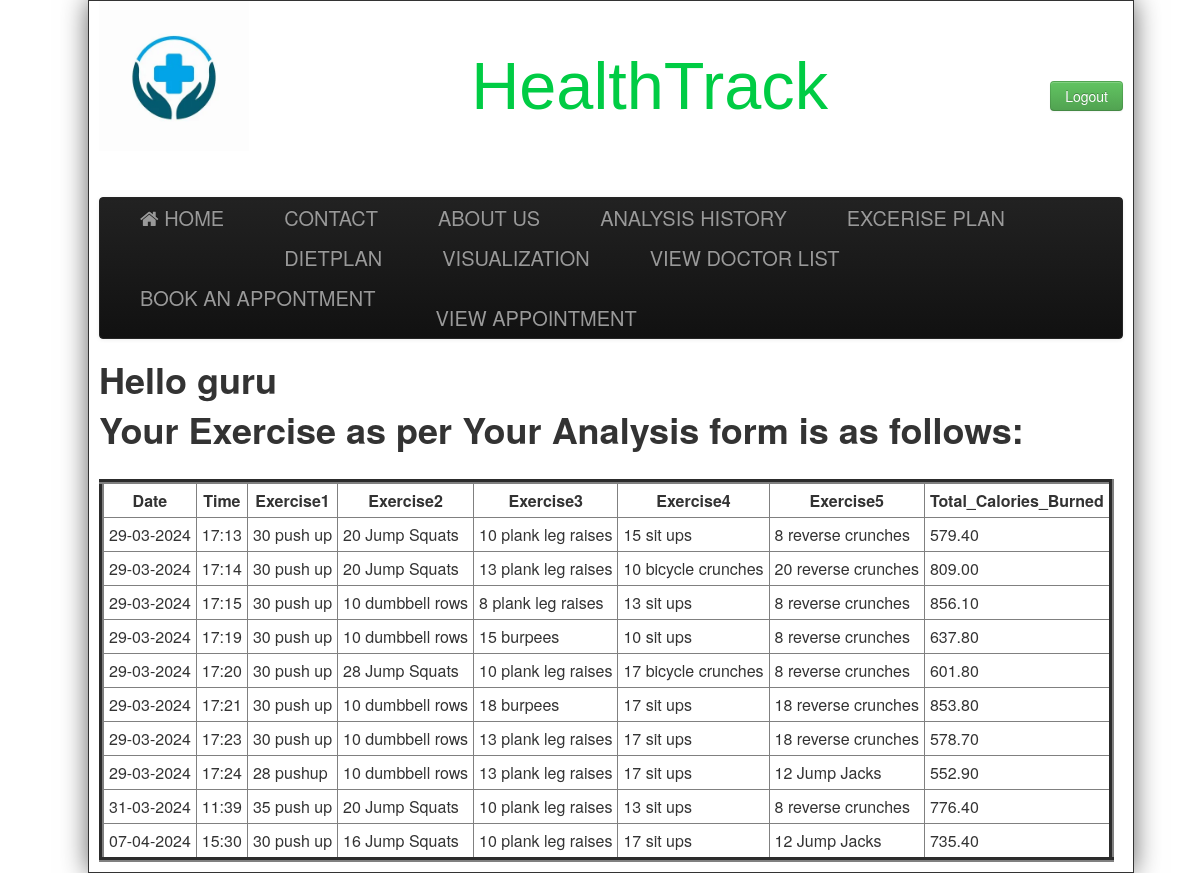
Screenshot of /excerise.php (signed in) with the database file from the repository.
### tables this page shows
CREATE TABLE `exercise` (
  `e1` varchar(255) NOT NULL,
  `e2` varchar(255) NOT NULL,
  `e3` varchar(255) NOT NULL,
  `e4` varchar(255) NOT NULL,
  `e5` varchar(255) NOT NULL,
  `e6` varchar(255) NOT NULL,
  `e7` varchar(255) NOT NULL,
  `e8` varchar(255) NOT NULL,
  `e9` varchar(255) NOT NULL,
  `e10` varchar(255) NOT NULL,
  `e11` varchar(255) NOT NULL,
  `total` double(6,2) NOT NULL,
  `username` varchar(255) NOT NULL,
  `date` varchar(255) NOT NULL,
  `time` varchar(255) NOT NULL
);

### excerise.php (the view, shortened to what this page needs)
<html>
<head>
	<link href="css/bootstrap.min.css" rel="stylesheet" ></link>
	<link href="css/bootstrap.css" rel="stylesheet" ></link>
	<link href="css/Default.css" rel="stylesheet" >	</link>
	<link rel="stylesheet" type="text/css" href="https://stackpath.bootstrapcdn.com/font-awesome/4.7.0/css/font-awesome.min.css"></link>
	<link href="https://stackpath.bootstrapcdn.com/font-awesome/4.7.0/css/font-awesome.min.css" rel="stylesheet"></link>
</head>
<body>
<div class="wrap">
		<div class="header">
			<div style="float:left;width:150px;">
				<img src="images/logo2.jpg"/>
			</div>
			<div>
				<div style="float:right; font-size:20px;margin-top:20px;">
				<?php
			 if(isset($_SESSION['name']))
			 {
			 echo "<b>Welcome,</b>".$_SESSION['name']."&nbsp;&nbsp;&nbsp;<a href=\"logout.php\" class=\"btn btn-info\">Logout</a>";
			 }
			 else
			 {
			 ?><br><br><br>
			     <a href="index2.php?logout='1'" class="btn btn-success" >Logout</a>
			<?php } ?>
			</div>
			<div id="heading">
				<a href="#" id="title">HealthTrack</a>
			</div>
			</div>
		</div><br><br>
		<div class="navbar navbar-inverse">
			<div class="navbar-inner">
				<div class="container" >
				<a class="brand" href="index.php" ><i class="fa fa-home" aria-hidden="true"></i>&nbsp;HOME</a>
				<a class="brand" href="contact2.php">CONTACT</a>
				<a class="brand" href="about2.php">ABOUT US </a>
				<a class="brand" href="display.php" >ANALYSIS HISTORY</a>
				<a class="brand" href="excerise.php">EXCERISE PLAN</a>
				<a class="brand" href="diet.php">DIETPLAN</a>
				<a class="brand" href="visualization.php">VISUALIZATION</a>
				<a class="brand" href="viewdoc2.php">VIEW DOCTOR LIST </a>
				<a class="brand" href="booking.php">BOOK AN APPONTMENT </a>
				<a class="brand" href="booking.php"> </a>
				<a class="brand" href="booking.php"> </a>
				<a class="brand" href="booking.php"> </a>
				<a class="brand" href="booking.php"> </a>
				<a class="brand" href="booking.php"> </a>
				<a class="brand" href="booking.php"> </a>
				<a class="brand" href="booking.php"> </a>
				<a class="brand" href="booking.php"> </a>
				<a class="brand" href="viewbooking.php">VIEW APPOINTMENT </a>
				</div>
			</div>
		</div>
<?php  if (isset($_SESSION['username'])) : ?>
			<h1><p>Hello <strong><?php echo $_SESSION['username']; ?></strong></p> </h1>
		<?php endif ?>
		<?php
include("connection.php");
$name = $_SESSION['username'];
$query = "SELECT * FROM exercise WHERE username='$name'";
$data = mysqli_query($conn, $query);
$total = mysqli_num_rows($data);
if($total != 0) {
    ?>
    <h1> Your Exercise as per Your Analysis form is as follows:</h1> <br>
    <table border='5' cellpadding='5' cellspacing="5" >
        <tr>
            <th>Date</th>
            <th>Time</th>
            <th>Exercise1</th>
            <th>Exercise2</th>
            <th>Exercise3</th>
            <th>Exercise4</th>
            <th>Exercise5</th>
            <th>Total_Calories_Burned</th>
        </tr>
        <?php
        while($result = mysqli_fetch_assoc($data)) {
            echo "<tr>";
            echo "<td>".$result['date']."</td>";
            echo "<td>".$result['time']."</td>";
            echo "<td>".$result['e1']."</td>";
            echo "<td>".$result['e2']."</td>";
            echo "<td>".$result['e3']."</td>";
            echo "<td>".$result['e4']."</td>";
            echo "<td>".$result['e5']."</td>";
            echo "<td>".$result['total']."</td>";
            echo "</tr>";
        }
        ?>
    </table>
<?php
} else {
    echo "No Record found";
    echo "<br>";
    echo "Please fill the Analysis Form";
    echo "<center><h1><a href='Analysis.php?logout='1'' class='btn btn-success' > Analysis Form</a> <br> </center>";
}
?>
</div>
</body>
</html>

### css/Default.css (style rules this page uses)
body { width:100%; background-image:url(C:\xampp\htdocs\RNGClinic\images\back.jpg); }
.header { height: 156px; padding: 0; font-size: 14px; width:100%; }
.wrap { position:absolute; width:1024px; background-color:#FFFFFF; padding:0 10px; border:solid 1px; -o-box-shadow: 10px 10px 5px #888; -moz-box-shadow: 10px 10px 5px #888; -webkit-box-shadow: 10px 10px 5px #888; box-shadow: 0px 0px 25px #666; }
#heading { text-align:center; font-size:50pt; font-family:verdana,helvetica,arial,sans-serif; color:#993366; padding-top:35pt; line-height:normal; }
.navbar .brand { padding:10px 40px 10px; }

### excerise.php (style rules this page uses)
#title { color: #00cc44; }

### rows the page displays
exercise: date "29-03-2024", time "17:13", e1 "30 push up", e2 "20 Jump Squats", e3 "10 plank leg raises", e4 "15 sit ups", e5 "8 reverse crunches", total "579.40"
exercise: date "29-03-2024", time "17:14", e1 "30 push up", e2 "20 Jump Squats", e3 "13 plank leg raises", e4 "10 bicycle crunches", e5 "20 reverse crunches", total "809.00"
exercise: date "29-03-2024", time "17:15", e1 "30 push up", e2 "10 dumbbell rows", e3 "8 plank leg raises", e4 "13 sit ups", e5 "8 reverse crunches", total "856.10"
exercise: date "29-03-2024", time "17:19", e1 "30 push up", e2 "10 dumbbell rows", e3 "15 burpees", e4 "10 sit ups", e5 "8 reverse crunches", total "637.80"
exercise: date "29-03-2024", time "17:20", e1 "30 push up", e2 "28 Jump Squats", e3 "10 plank leg raises", e4 "17 bicycle crunches", e5 "8 reverse crunches", total "601.80"
exercise: date "29-03-2024", time "17:21", e1 "30 push up", e2 "10 dumbbell rows", e3 "18 burpees", e4 "17 sit ups", e5 "18 reverse crunches", total "853.80"
exercise: date "29-03-2024", time "17:23", e1 "30 push up", e2 "10 dumbbell rows", e3 "13 plank leg raises", e4 "17 sit ups", e5 "18 reverse crunches", total "578.70"
exercise: date "29-03-2024", time "17:24", e1 "28 pushup", e2 "10 dumbbell rows", e3 "13 plank leg raises", e4 "17 sit ups", e5 "12 Jump Jacks", total "552.90"
exercise: date "31-03-2024", time "11:39", e1 "35 push up", e2 "20 Jump Squats", e3 "10 plank leg raises", e4 "13 sit ups", e5 "8 reverse crunches", total "776.40"
exercise: date "07-04-2024", time "15:30", e1 "30 push up", e2 "16 Jump Squats", e3 "10 plank leg raises", e4 "17 sit ups", e5 "12 Jump Jacks", total "735.40"

### other values shown
$_SESSION['username'] "guru"
